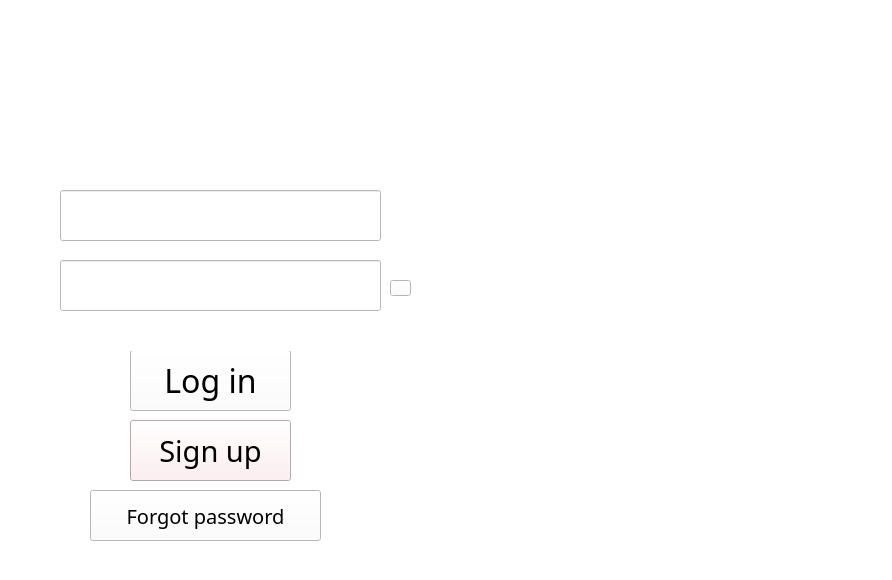
<?xml version="1.0" encoding="UTF-8"?>
<ui version="4.0">
 <class>MiniPicasso</class>
 <widget class="QMainWindow" name="MiniPicasso">
  <property name="geometry">
   <rect>
    <x>0</x>
    <y>0</y>
    <width>892</width>
    <height>580</height>
   </rect>
  </property>
  <property name="windowTitle">
   <string>MainWindow</string>
  </property>
  <property name="styleSheet">
   <string notr="true">background-color: rgb(255, 251, 235);
background-color: rgb(255, 255, 255);</string>
  </property>
  <widget class="QWidget" name="centralwidget">
   <widget class="QLabel" name="label_3">
    <property name="geometry">
     <rect>
      <x>430</x>
      <y>70</y>
      <width>451</width>
      <height>471</height>
     </rect>
    </property>
    <property name="styleSheet">
     <string notr="true">border-image: url(:/images/rounded-in-photoretrica.png);</string>
    </property>
    <property name="text">
     <string/>
    </property>
    <property name="pixmap">
     <pixmap>rounded-in-photoretrica.png</pixmap>
    </property>
    <property name="scaledContents">
     <bool>true</bool>
    </property>
   </widget>
   <widget class="QLabel" name="label">
    <property name="geometry">
     <rect>
      <x>20</x>
      <y>20</y>
      <width>401</width>
      <height>91</height>
     </rect>
    </property>
    <property name="styleSheet">
     <string notr="true">border-image: url(:/images/Снимок1.PNG);</string>
    </property>
    <property name="text">
     <string/>
    </property>
    <property name="pixmap">
     <pixmap>Снимок1.PNG</pixmap>
    </property>
    <property name="scaledContents">
     <bool>true</bool>
    </property>
   </widget>
   <widget class="QLabel" name="label_2">
    <property name="geometry">
     <rect>
      <x>60</x>
      <y>100</y>
      <width>311</width>
      <height>61</height>
     </rect>
    </property>
    <property name="styleSheet">
     <string notr="true">border-image: url(:/images/Снимок2.PNG);</string>
    </property>
    <property name="text">
     <string/>
    </property>
    <property name="pixmap">
     <pixmap>Снимок2.PNG</pixmap>
    </property>
    <property name="scaledContents">
     <bool>true</bool>
    </property>
   </widget>
   <widget class="QLineEdit" name="lineEdit">
    <property name="geometry">
     <rect>
      <x>60</x>
      <y>190</y>
      <width>321</width>
      <height>51</height>
     </rect>
    </property>
    <property name="font">
     <font>
      <family>Arial</family>
      <pointsize>14</pointsize>
     </font>
    </property>
    <property name="acceptDrops">
     <bool>true</bool>
    </property>
    <property name="autoFillBackground">
     <bool>false</bool>
    </property>
    <property name="styleSheet">
     <string notr="true">border-image: url(:/images/border.PNG);</string>
    </property>
    <property name="text">
     <string/>
    </property>
    <property name="frame">
     <bool>true</bool>
    </property>
    <property name="alignment">
     <set>Qt::AlignLeading|Qt::AlignLeft|Qt::AlignVCenter</set>
    </property>
    <property name="placeholderText">
     <string notr="true" comment="Username" extracomment="Username"/>
    </property>
   </widget>
   <widget class="QPushButton" name="pushButton">
    <property name="geometry">
     <rect>
      <x>130</x>
      <y>350</y>
      <width>161</width>
      <height>61</height>
     </rect>
    </property>
    <property name="font">
     <font>
      <family>Impact</family>
      <pointsize>24</pointsize>
     </font>
    </property>
    <property name="text">
     <string>Log in</string>
    </property>
   </widget>
   <widget class="QPushButton" name="pushButton_2">
    <property name="geometry">
     <rect>
      <x>130</x>
      <y>420</y>
      <width>161</width>
      <height>61</height>
     </rect>
    </property>
    <property name="font">
     <font>
      <family>Impact</family>
      <pointsize>22</pointsize>
     </font>
    </property>
    <property name="styleSheet">
     <string notr="true">background-color: rgb(255, 234, 237);</string>
    </property>
    <property name="text">
     <string>Sign up</string>
    </property>
   </widget>
   <widget class="QLineEdit" name="lineEdit_2">
    <property name="geometry">
     <rect>
      <x>60</x>
      <y>260</y>
      <width>321</width>
      <height>51</height>
     </rect>
    </property>
    <property name="font">
     <font>
      <family>Arial</family>
      <pointsize>14</pointsize>
     </font>
    </property>
    <property name="styleSheet">
     <string notr="true">border-image: url(:/images/border.PNG);</string>
    </property>
    <property name="text">
     <string/>
    </property>
    <property name="alignment">
     <set>Qt::AlignLeading|Qt::AlignLeft|Qt::AlignVCenter</set>
    </property>
    <property name="placeholderText">
     <string notr="true"/>
    </property>
   </widget>
   <widget class="QLabel" name="label_4">
    <property name="geometry">
     <rect>
      <x>30</x>
      <y>320</y>
      <width>391</width>
      <height>31</height>
     </rect>
    </property>
    <property name="font">
     <font>
      <family>Arial</family>
      <pointsize>13</pointsize>
     </font>
    </property>
    <property name="text">
     <string/>
    </property>
    <property name="alignment">
     <set>Qt::AlignCenter</set>
    </property>
   </widget>
   <widget class="QPushButton" name="pushButton_3">
    <property name="geometry">
     <rect>
      <x>90</x>
      <y>490</y>
      <width>231</width>
      <height>51</height>
     </rect>
    </property>
    <property name="font">
     <font>
      <family>Impact</family>
      <pointsize>15</pointsize>
     </font>
    </property>
    <property name="text">
     <string>Forgot password</string>
    </property>
   </widget>
   <widget class="QPushButton" name="pushButton_5">
    <property name="geometry">
     <rect>
      <x>390</x>
      <y>280</y>
      <width>21</width>
      <height>16</height>
     </rect>
    </property>
    <property name="autoFillBackground">
     <bool>false</bool>
    </property>
    <property name="styleSheet">
     <string notr="true">border-image: url(:/images/eye.png);</string>
    </property>
    <property name="text">
     <string/>
    </property>
   </widget>
  </widget>
  <widget class="QStatusBar" name="statusbar"/>
 </widget>
 <resources>
  <include location="images/res1.qrc"/>
 </resources>
 <connections/>
</ui>
